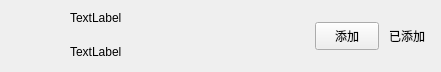
<?xml version="1.0" encoding="UTF-8"?>
<ui version="4.0">
 <class>ApplyFriendItem</class>
 <widget class="QWidget" name="ApplyFriendItem">
  <property name="geometry">
   <rect>
    <x>0</x>
    <y>0</y>
    <width>441</width>
    <height>72</height>
   </rect>
  </property>
  <property name="maximumSize">
   <size>
    <width>16777215</width>
    <height>72</height>
   </size>
  </property>
  <property name="windowTitle">
   <string>ApplyFriendItem</string>
  </property>
  <layout class="QHBoxLayout" name="horizontalLayout">
    <property name="spacing">
     <number>10</number>
    </property>
    <property name="leftMargin">
     <number>12</number>
    </property>
    <property name="topMargin">
     <number>0</number>
    </property>
    <property name="rightMargin">
     <number>12</number>
    </property>
    <property name="bottomMargin">
     <number>0</number>
    </property>
    <item>
     <widget class="QLabel" name="icon_lb">
     <property name="minimumSize">
      <size>
       <width>48</width>
       <height>48</height>
      </size>
     </property>
     <property name="maximumSize">
      <size>
       <width>48</width>
       <height>48</height>
      </size>
     </property>
     <property name="text">
      <string/>
     </property>
     <property name="scaledContents">
      <bool>true</bool>
     </property>
     <property name="alignment">
      <set>Qt::AlignmentFlag::AlignCenter</set>
     </property>
    </widget>
   </item>
   <item>
    <widget class="QWidget" name="widget" native="true">
     <layout class="QHBoxLayout" name="horizontalLayout_2">
      <property name="spacing">
       <number>10</number>
      </property>
      <property name="leftMargin">
       <number>0</number>
      </property>
      <property name="topMargin">
       <number>0</number>
      </property>
      <property name="rightMargin">
       <number>0</number>
      </property>
      <property name="bottomMargin">
       <number>0</number>
      </property>
      <item>
       <widget class="QWidget" name="widget_2" native="true">
        <layout class="QVBoxLayout" name="verticalLayout">
         <property name="spacing">
          <number>4</number>
         </property>
         <property name="leftMargin">
          <number>0</number>
         </property>
         <property name="topMargin">
          <number>0</number>
         </property>
         <property name="rightMargin">
          <number>0</number>
         </property>
         <property name="bottomMargin">
          <number>0</number>
         </property>
         <item>
          <widget class="QLabel" name="user_name_label">
           <property name="minimumSize">
            <size>
             <width>100</width>
             <height>24</height>
            </size>
           </property>
           <property name="maximumSize">
            <size>
             <width>200</width>
              <height>24</height>
            </size>
           </property>
           <property name="text">
            <string>TextLabel</string>
           </property>
          </widget>
         </item>
         <item>
          <widget class="QLabel" name="user_chat_label">
           <property name="minimumSize">
            <size>
             <width>100</width>
             <height>24</height>
            </size>
           </property>
           <property name="maximumSize">
            <size>
             <width>200</width>
              <height>24</height>
            </size>
           </property>
           <property name="text">
            <string>TextLabel</string>
           </property>
          </widget>
         </item>
        </layout>
       </widget>
      </item>
      <item>
       <spacer name="horizontalSpacer_2">
        <property name="orientation">
         <enum>Qt::Orientation::Horizontal</enum>
        </property>
        <property name="sizeType">
         <enum>QSizePolicy::Policy::Expanding</enum>
        </property>
        <property name="sizeHint" stdset="0">
         <size>
          <width>20</width>
          <height>20</height>
         </size>
        </property>
       </spacer>
      </item>
      <item>
       <widget class="QPushButton" name="add_btn">
        <property name="minimumSize">
         <size>
          <width>64</width>
          <height>28</height>
         </size>
        </property>
        <property name="maximumSize">
         <size>
          <width>64</width>
          <height>28</height>
         </size>
        </property>
        <property name="text">
         <string>添加</string>
        </property>
       </widget>
      </item>
      <item>
       <widget class="QLabel" name="already_add_label">
        <property name="minimumSize">
         <size>
          <width>40</width>
          <height>0</height>
         </size>
        </property>
        <property name="text">
         <string>已添加</string>
        </property>
       </widget>
      </item>
     </layout>
    </widget>
   </item>
  </layout>
 </widget>
 <resources/>
 <connections/>
</ui>
